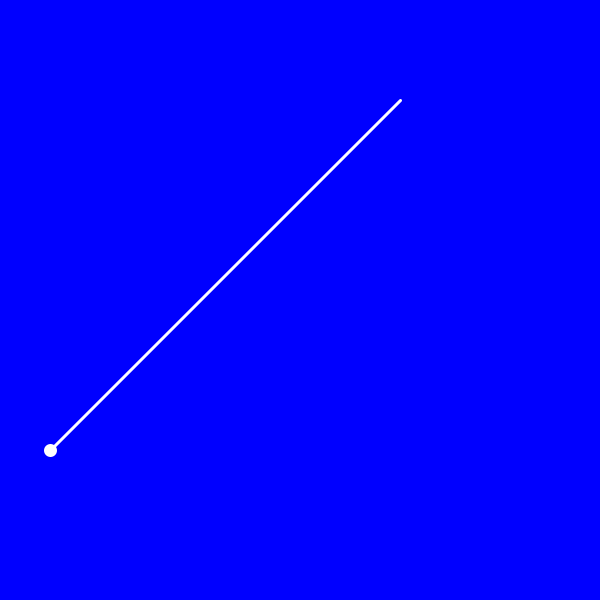
Frame 1 (no input)
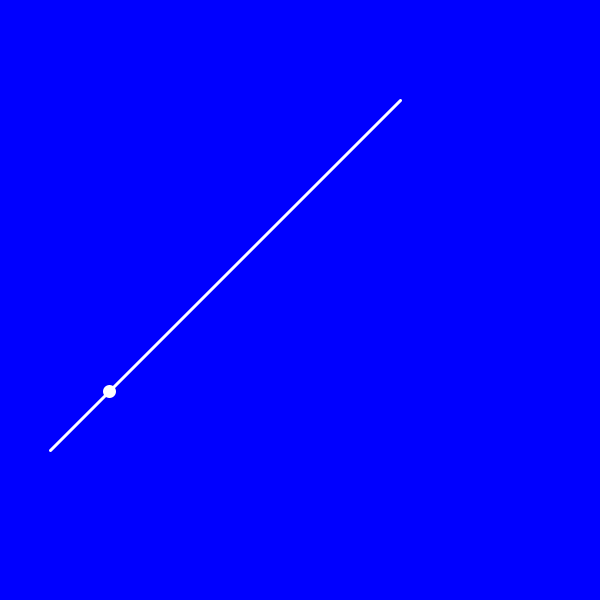
Frame 60 (the mouse pressed at the canvas centre just before this capture)
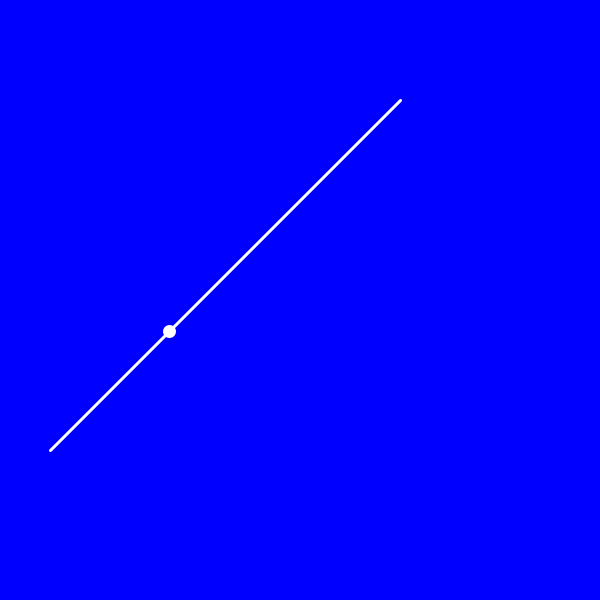
Frame 120 (the mouse held since frame 60 and released just before this capture)

The Processing sketch that drew these frames (run headless with seeded random() and noise(); from frame 60 on, the mouse is pressed at the canvas centre):

// Processing sketch: sketch_1_28_CLass
// ── sketch_1_28_CLass.pde
float lineSX = 50, lineSY = 450;
float lineFX = 400, lineFY = 100;
float ballX = lineSX;
float ballY = lineSY;
boolean moving = true;

void setup() {
  size(600, 600);
  fill(255);
  stroke(255);
  strokeWeight(3);
}

void draw() {

  background (0, 0, 255);
  line(lineSX, lineSY, lineFX, lineFY);
  ellipse(ballX, ballY, 10, 10);
  if (moving) {
    ballX += 1;
    ballY += (lineFY-lineSY)/(lineFX-lineSX); // my slope calculation
  }
  if (ballX == lineFX & ballY == lineFY) {
    moving = false;
  }
}
